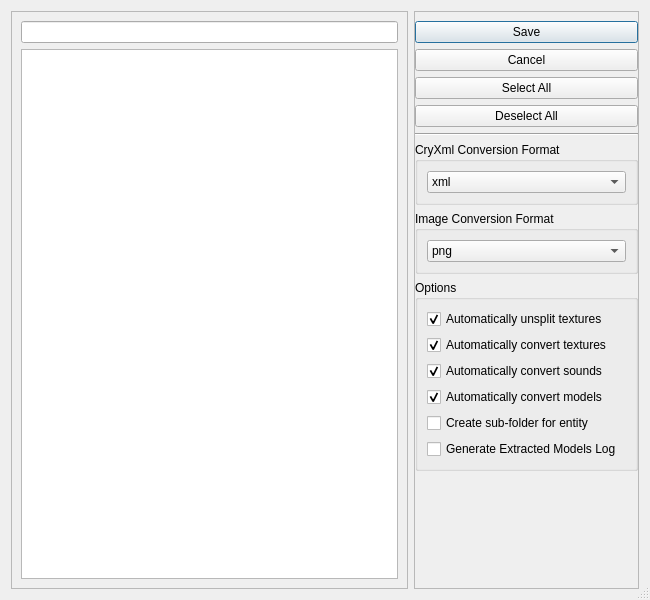
<?xml version="1.0" encoding="UTF-8"?>
<ui version="4.0">
 <class>Dialog</class>
 <widget class="QDialog" name="Dialog">
  <property name="windowModality">
   <enum>Qt::WindowModal</enum>
  </property>
  <property name="geometry">
   <rect>
    <x>0</x>
    <y>0</y>
    <width>650</width>
    <height>600</height>
   </rect>
  </property>
  <property name="sizePolicy">
   <sizepolicy hsizetype="Expanding" vsizetype="Expanding">
    <horstretch>0</horstretch>
    <verstretch>0</verstretch>
   </sizepolicy>
  </property>
  <property name="minimumSize">
   <size>
    <width>650</width>
    <height>600</height>
   </size>
  </property>
  <property name="windowTitle">
   <string>Entity Exporter</string>
  </property>
  <property name="sizeGripEnabled">
   <bool>true</bool>
  </property>
  <property name="modal">
   <bool>true</bool>
  </property>
  <layout class="QHBoxLayout" name="horizontalLayout_2">
   <item>
    <widget class="QFrame" name="ship_entity_frame">
     <property name="frameShape">
      <enum>QFrame::StyledPanel</enum>
     </property>
     <property name="frameShadow">
      <enum>QFrame::Raised</enum>
     </property>
     <layout class="QVBoxLayout" name="verticalLayout_2">
      <item>
       <widget class="QLineEdit" name="listFilter">
        <property name="clearButtonEnabled">
         <bool>true</bool>
        </property>
       </widget>
      </item>
      <item>
       <widget class="QTreeWidget" name="entityTree">
        <property name="styleSheet">
         <string notr="true">QTreeWidget::indicator:unchecked { 
	border: 1px solid gray;
} </string>
        </property>
        <property name="headerHidden">
         <bool>true</bool>
        </property>
        <column>
         <property name="text">
          <string notr="true">1</string>
         </property>
        </column>
       </widget>
      </item>
     </layout>
    </widget>
   </item>
   <item>
    <widget class="QFrame" name="options_frame">
     <property name="minimumSize">
      <size>
       <width>225</width>
       <height>0</height>
      </size>
     </property>
     <property name="maximumSize">
      <size>
       <width>200</width>
       <height>16777215</height>
      </size>
     </property>
     <property name="frameShape">
      <enum>QFrame::StyledPanel</enum>
     </property>
     <property name="frameShadow">
      <enum>QFrame::Raised</enum>
     </property>
     <layout class="QVBoxLayout" name="verticalLayout">
      <property name="leftMargin">
       <number>0</number>
      </property>
      <property name="rightMargin">
       <number>0</number>
      </property>
      <item>
       <widget class="QDialogButtonBox" name="buttonBox">
        <property name="sizePolicy">
         <sizepolicy hsizetype="Expanding" vsizetype="Fixed">
          <horstretch>0</horstretch>
          <verstretch>0</verstretch>
         </sizepolicy>
        </property>
        <property name="orientation">
         <enum>Qt::Vertical</enum>
        </property>
        <property name="standardButtons">
         <set>QDialogButtonBox::Cancel|QDialogButtonBox::Save</set>
        </property>
        <property name="centerButtons">
         <bool>false</bool>
        </property>
       </widget>
      </item>
      <item>
       <widget class="QPushButton" name="selectAllButton">
        <property name="text">
         <string>Select All</string>
        </property>
       </widget>
      </item>
      <item>
       <widget class="QPushButton" name="deselectAllButton">
        <property name="text">
         <string>Deselect All</string>
        </property>
       </widget>
      </item>
      <item>
       <widget class="Line" name="line">
        <property name="orientation">
         <enum>Qt::Horizontal</enum>
        </property>
       </widget>
      </item>
      <item>
       <widget class="QGroupBox" name="groupBox">
        <property name="toolTip">
         <string>SCDV will automatically convert CryXml binary content to standard XML or JSON formatted files.</string>
        </property>
        <property name="title">
         <string>CryXml Conversion Format</string>
        </property>
        <layout class="QVBoxLayout" name="verticalLayout_4">
         <item>
          <widget class="QComboBox" name="opt_cryxmlFmt">
           <item>
            <property name="text">
             <string>xml</string>
            </property>
           </item>
           <item>
            <property name="text">
             <string>json</string>
            </property>
           </item>
          </widget>
         </item>
        </layout>
       </widget>
      </item>
      <item>
       <widget class="QGroupBox" name="groupBox_3">
        <property name="title">
         <string>Image Conversion Format</string>
        </property>
        <layout class="QVBoxLayout" name="verticalLayout_3">
         <item>
          <widget class="QComboBox" name="opt_imgFmt">
           <item>
            <property name="text">
             <string>png</string>
            </property>
           </item>
           <item>
            <property name="text">
             <string>tif</string>
            </property>
           </item>
           <item>
            <property name="text">
             <string>tga</string>
            </property>
           </item>
          </widget>
         </item>
        </layout>
       </widget>
      </item>
      <item>
       <widget class="QGroupBox" name="groupBox_2">
        <property name="title">
         <string>Options</string>
        </property>
        <layout class="QVBoxLayout" name="verticalLayout_5">
         <item>
          <widget class="QCheckBox" name="opt_autoUnsplitTextures">
           <property name="toolTip">
            <string>Automatically un-split &quot;dds.n&quot; files into a single &quot;dds&quot; file</string>
           </property>
           <property name="text">
            <string>Automatically unsplit textures</string>
           </property>
           <property name="checked">
            <bool>true</bool>
           </property>
          </widget>
         </item>
         <item>
          <widget class="QCheckBox" name="opt_autoConvertTextures">
           <property name="enabled">
            <bool>true</bool>
           </property>
           <property name="toolTip">
            <string>Automatically convert DDS textures to TIF formats. This requires automatically unsplitting textures, and the original DDS file will also be extracted.</string>
           </property>
           <property name="text">
            <string>Automatically convert textures</string>
           </property>
           <property name="checked">
            <bool>true</bool>
           </property>
          </widget>
         </item>
         <item>
          <widget class="QCheckBox" name="opt_autoConvertSounds">
           <property name="toolTip">
            <string>Automatically convert referenced ship sound files to ogg files. The converted files will be named by their trigger name.</string>
           </property>
           <property name="text">
            <string>Automatically convert sounds</string>
           </property>
           <property name="checked">
            <bool>true</bool>
           </property>
          </widget>
         </item>
         <item>
          <widget class="QCheckBox" name="opt_autoConvertModels">
           <property name="toolTip">
            <string>Automatically convert CryEngine (.cga/.cgf/.skin/.chr) models to standard formats.</string>
           </property>
           <property name="text">
            <string>Automatically convert models</string>
           </property>
           <property name="checked">
            <bool>true</bool>
           </property>
          </widget>
         </item>
         <item>
          <widget class="QCheckBox" name="opt_createSubFolder">
           <property name="toolTip">
            <string>This will create a new folder with the entity's name in the selected export directory and extract all of the entity's data there. Otherwise, all entities will be extracted into the same selected export directory.</string>
           </property>
           <property name="text">
            <string>Create sub-folder for entity</string>
           </property>
           <property name="checked">
            <bool>false</bool>
           </property>
          </widget>
         </item>
         <item>
          <widget class="QCheckBox" name="opt_genModelLog">
           <property name="toolTip">
            <string>Create an addition log file containing all of the extracted model files (cga/cgf/chr/skin)</string>
           </property>
           <property name="text">
            <string>Generate Extracted Models Log</string>
           </property>
          </widget>
         </item>
        </layout>
       </widget>
      </item>
      <item>
       <spacer name="verticalSpacer">
        <property name="orientation">
         <enum>Qt::Vertical</enum>
        </property>
        <property name="sizeHint" stdset="0">
         <size>
          <width>20</width>
          <height>40</height>
         </size>
        </property>
       </spacer>
      </item>
     </layout>
    </widget>
   </item>
  </layout>
 </widget>
 <resources/>
 <connections/>
</ui>
